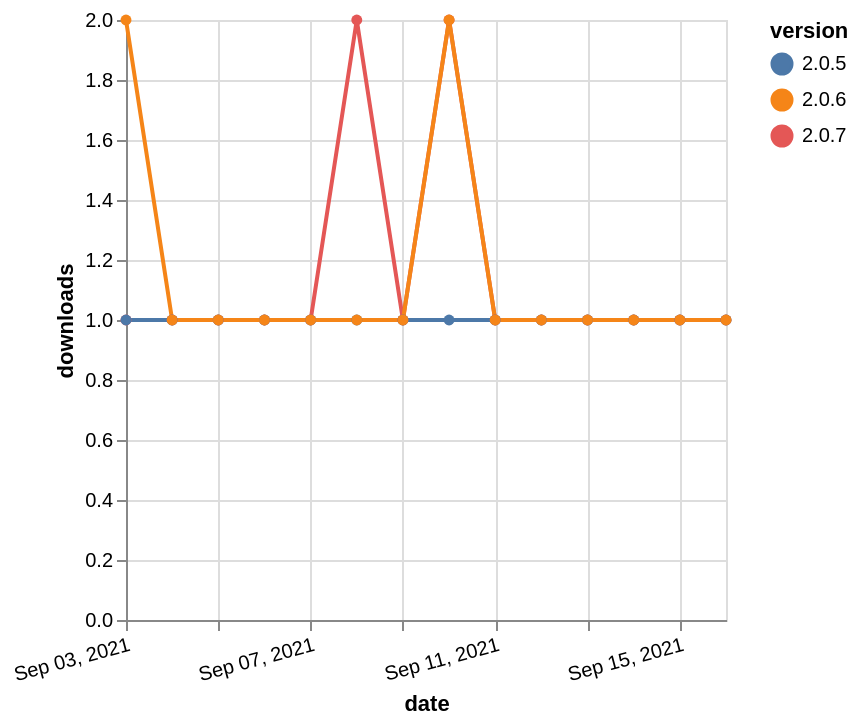

This figure's Vega-Lite source:
### Vega-Lite specification from a JSON file in a GitHub repository (floating-point values rounded to 4 significant figures)
{"$schema": "https://vega.github.io/schema/vega-lite/v5.json", "description": "A simple bar chart with embedded data.", "data": {"values": [{"date": "2021-09-03", "total": 385, "delta": 1, "version": "2.0.7"}, {"date": "2021-09-04", "total": 386, "delta": 1, "version": "2.0.7"}, {"date": "2021-09-05", "total": 387, "delta": 1, "version": "2.0.7"}, {"date": "2021-09-06", "total": 388, "delta": 1, "version": "2.0.7"}, {"date": "2021-09-07", "total": 389, "delta": 1, "version": "2.0.7"}, {"date": "2021-09-08", "total": 391, "delta": 2, "version": "2.0.7"}, {"date": "2021-09-09", "total": 392, "delta": 1, "version": "2.0.7"}, {"date": "2021-09-10", "total": 394, "delta": 2, "version": "2.0.7"}, {"date": "2021-09-11", "total": 395, "delta": 1, "version": "2.0.7"}, {"date": "2021-09-12", "total": 396, "delta": 1, "version": "2.0.7"}, {"date": "2021-09-13", "total": 397, "delta": 1, "version": "2.0.7"}, {"date": "2021-09-14", "total": 398, "delta": 1, "version": "2.0.7"}, {"date": "2021-09-15", "total": 399, "delta": 1, "version": "2.0.7"}, {"date": "2021-09-16", "total": 400, "delta": 1, "version": "2.0.7"}, {"date": "2021-09-03", "total": 275, "delta": 1, "version": "2.0.5"}, {"date": "2021-09-04", "total": 276, "delta": 1, "version": "2.0.5"}, {"date": "2021-09-05", "total": 277, "delta": 1, "version": "2.0.5"}, {"date": "2021-09-06", "total": 278, "delta": 1, "version": "2.0.5"}, {"date": "2021-09-07", "total": 279, "delta": 1, "version": "2.0.5"}, {"date": "2021-09-08", "total": 280, "delta": 1, "version": "2.0.5"}, {"date": "2021-09-09", "total": 281, "delta": 1, "version": "2.0.5"}, {"date": "2021-09-10", "total": 282, "delta": 1, "version": "2.0.5"}, {"date": "2021-09-11", "total": 283, "delta": 1, "version": "2.0.5"}, {"date": "2021-09-12", "total": 284, "delta": 1, "version": "2.0.5"}, {"date": "2021-09-13", "total": 285, "delta": 1, "version": "2.0.5"}, {"date": "2021-09-14", "total": 286, "delta": 1, "version": "2.0.5"}, {"date": "2021-09-15", "total": 287, "delta": 1, "version": "2.0.5"}, {"date": "2021-09-16", "total": 288, "delta": 1, "version": "2.0.5"}, {"date": "2021-09-03", "total": 234, "delta": 2, "version": "2.0.6"}, {"date": "2021-09-04", "total": 235, "delta": 1, "version": "2.0.6"}, {"date": "2021-09-05", "total": 236, "delta": 1, "version": "2.0.6"}, {"date": "2021-09-06", "total": 237, "delta": 1, "version": "2.0.6"}, {"date": "2021-09-07", "total": 238, "delta": 1, "version": "2.0.6"}, {"date": "2021-09-08", "total": 239, "delta": 1, "version": "2.0.6"}, {"date": "2021-09-09", "total": 240, "delta": 1, "version": "2.0.6"}, {"date": "2021-09-10", "total": 242, "delta": 2, "version": "2.0.6"}, {"date": "2021-09-11", "total": 243, "delta": 1, "version": "2.0.6"}, {"date": "2021-09-12", "total": 244, "delta": 1, "version": "2.0.6"}, {"date": "2021-09-13", "total": 245, "delta": 1, "version": "2.0.6"}, {"date": "2021-09-14", "total": 246, "delta": 1, "version": "2.0.6"}, {"date": "2021-09-15", "total": 247, "delta": 1, "version": "2.0.6"}, {"date": "2021-09-16", "total": 248, "delta": 1, "version": "2.0.6"}]}, "width": "container", "mark": {"type": "line", "point": {"filled": true}}, "encoding": {"x": {"field": "date", "type": "temporal", "timeUnit": "yearmonthdate", "title": "date", "axis": {"labelAngle": -15}}, "y": {"field": "delta", "type": "quantitative", "title": "downloads"}, "color": {"field": "version", "type": "nominal"}, "tooltip": {"field": "delta"}}}
